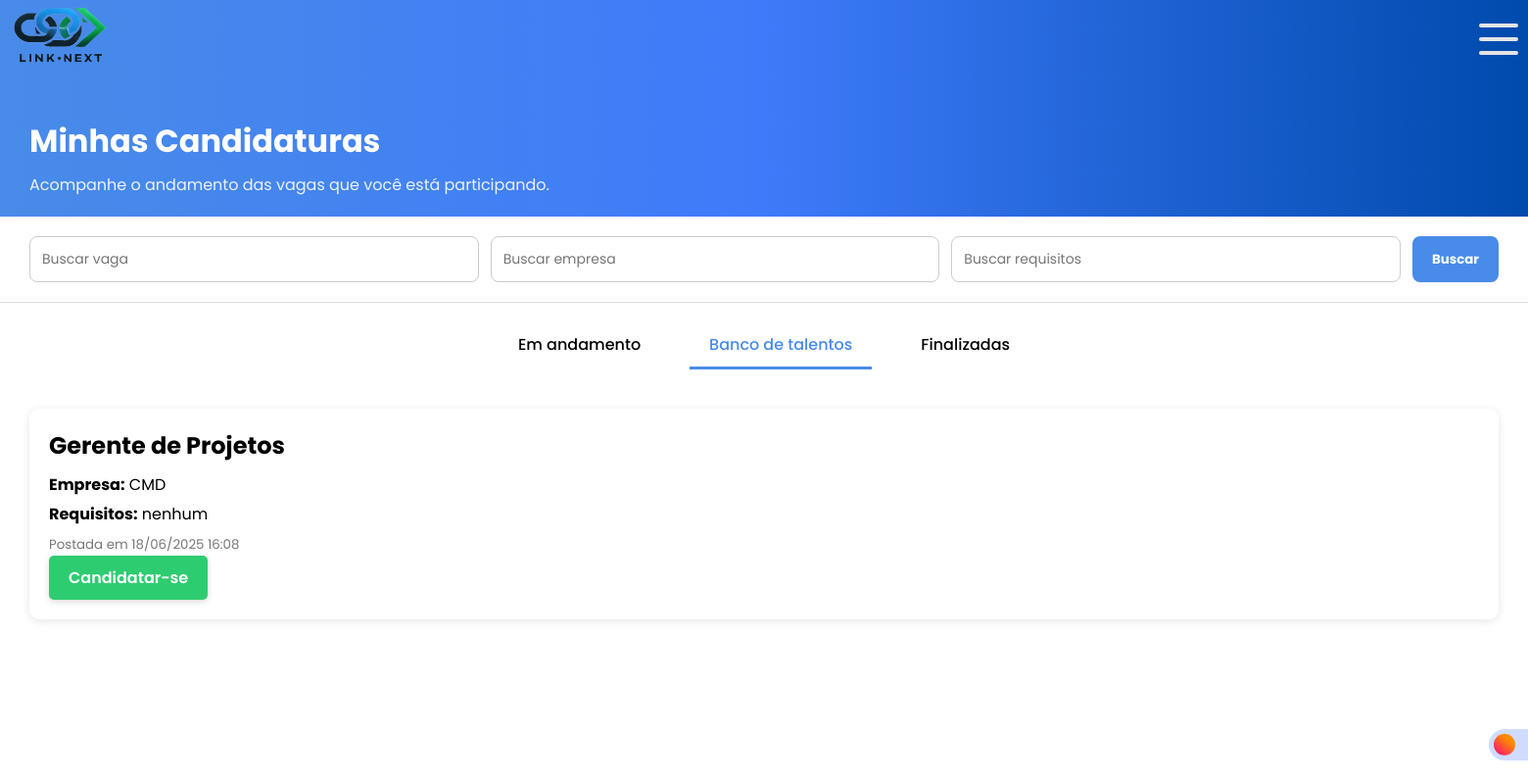
/candidato/minhas_candidaturas.php (signed in), run on the app's committed database.
### tables this page shows
CREATE TABLE `vagas` (
  `id` int(11) NOT NULL,
  `empresa_id` int(11) NOT NULL,
  `descricao` text NOT NULL,
  `requisitos` text DEFAULT NULL,
  `data_postagem` timestamp NOT NULL DEFAULT current_timestamp()
);

CREATE TABLE `empresas` (
  `id` int(11) NOT NULL,
  `nome_empresa` varchar(255) NOT NULL,
  `email_empresa` varchar(255) NOT NULL,
  `cnpj_empresa` varchar(18) NOT NULL,
  `endereco_empresa` text NOT NULL,
  `telefone_empresa` varchar(15) NOT NULL,
  `area_atuacao` varchar(100) NOT NULL,
  `senha_empresa` varchar(255) NOT NULL,
  `created_at` timestamp NOT NULL DEFAULT current_timestamp(),
  `tipo_usuario` enum('candidato','empresa') NOT NULL DEFAULT 'empresa',
  `google_id` varchar(255) DEFAULT NULL
);

### candidato/minhas_candidaturas.php (the view, shortened to what this page needs)
<?php
require '../conexao.php';
$usuarioId = $_SESSION['usuario']['id'];
$aba       = $_GET['aba'] ?? 'banco';
$descricao  = $_GET['descricao']  ?? '';
$empresa    = $_GET['empresa']    ?? '';
$requisitos = $_GET['requisitos'] ?? '';
$where  = [];
$params = [];
$clause = $where ? ' AND '.implode(' AND ', $where) : '';
$sqlB = "
    SELECT
      v.id,
      v.descricao,
      v.requisitos,
      v.data_postagem,
      e.nome_empresa
    FROM vagas v
    JOIN empresas e ON v.empresa_id = e.id
   WHERE NOT EXISTS (
           SELECT 1
             FROM candidato_vaga cv
            WHERE cv.vaga_id      = v.id
              AND cv.candidato_id = :usuario_id
              AND cv.status IN ('em_andamento','finalizada')
         )
     $clause
ORDER BY v.data_postagem DESC
";
$stmtBanco = $pdo->prepare($sqlB);
$stmtBanco->execute(array_merge(['usuario_id' => $usuarioId], $params));
$vagasBancoTalentos = $stmtBanco->fetchAll(PDO::FETCH_ASSOC);
switch ($aba) {
    case 'banco':
    default:            $vagas = $vagasBancoTalentos; break;
}
?>
<!DOCTYPE html>
<html lang="pt-BR">
<head>
  <link rel="stylesheet" href="/projeto_rh/css/minhascandidaturas.css">
</head>
<body>
  <label class="switch">
    <span class="slider"></span>
</label>
  <header>
    <div class="logo">
    <img src="/Projeto_RH/html/Assets/IMG/Link_Next_Logo_sem_fundo.png" alt="">
    </div>
  <div class="resp-but">
      <label for="checkbox" class="toggle">
        <div class="bars" id="bar1"></div>
        <div class="bars" id="bar2"></div>
        <div class="bars" id="bar3"></div>
      </label>
    </div>
  </header>
  <section class="hero">
    <h1>Minhas Candidaturas</h1>
    <p>Acompanhe o andamento das vagas que você está participando.</p>
  </section>
  <form method="GET" class="search-section">
    <input name="descricao"  placeholder="Buscar vaga"    value="<?=htmlspecialchars($descricao)?>">
    <input name="empresa"    placeholder="Buscar empresa"  value="<?=htmlspecialchars($empresa)?>">
    <input name="requisitos" placeholder="Buscar requisitos" value="<?=htmlspecialchars($requisitos)?>">
    <button type="submit">Buscar</button>
  </form>
  <div class="tabs">
    <div class="<?=$aba==='andamento'?'active':''?>"    onclick="mudarAba('andamento')">Em andamento</div>
    <div class="<?=$aba==='banco'?'active':''?>"         onclick="mudarAba('banco')">Banco de talentos</div>
    <div class="<?=$aba==='finalizadas'?'active':''?>"   onclick="mudarAba('finalizadas')">Finalizadas</div>
  </div>
  <?php if(count($vagas)>0): ?>
    <?php foreach($vagas as $vaga): ?>
      <div class="vaga">
        <h2><?=htmlspecialchars($vaga['descricao'])?></h2>
        <p><strong>Empresa:</strong> <?=htmlspecialchars($vaga['nome_empresa'])?></p>
        <p><strong>Requisitos:</strong> <?=htmlspecialchars($vaga['requisitos'])?></p>
        <small>Postada em <?=date('d/m/Y H:i',strtotime($vaga['data_postagem']))?></small>
        <?php if($aba==='banco'): ?>
  <form method="POST">
    <button name="candidatar">Candidatar-se</button>
  </form>
<?php endif; ?>
      </div>
    <?php endforeach; ?>
  <?php else: ?>
    <div class="empty-state">
      <p>Nenhuma vaga encontrada nesta aba.</p>
    </div>
  <?php endif; ?>
</body>
</html>

### css/minhascandidaturas.css (style rules this page uses)
* { margin: 0; padding: 0; box-sizing: border-box; font-family: "Poppins", sans-serif; }
header { background: linear-gradient(90deg, #488BE8 0%, #3e7bfa 50%, #004aad 100%); width: 100%; height: 80px; display: flex; }
.resp-but { margin-top: 20px; margin-left: 1400px; }
.logo img { height: 70px; width: 100px; margin-left: 10px; }
.toggle { position: relative; width: 40px; height: 40px; cursor: pointer; display: flex; flex-direction: column; align-items: center; justify-content: center; gap: 10px; transition-duration: .3s; }
.bars { width: 100%; height: 4px; background-color: #e4e4e4; border-radius: 5px; transition-duration: .3s; }
.hero { padding: 40px 30px 20px; background: linear-gradient(90deg, #488BE8 0%, #3e7bfa 50%, #004aad 100%); color: white; }
.hero h1 { margin: 0; font-size: 32px; }
.hero p { margin-top: 8px; font-size: 16px; opacity: 0.9; }
.search-section { background-color: white; padding: 20px 30px; display: flex; gap: 12px; border-bottom: 1px solid #ddd; }
.search-section input { padding: 12px; border: 1px solid #ccc; border-radius: 8px; font-size: 14px; flex: 1; }
.search-section button { background-color:#488BE8 ; color: white; padding: 12px 20px; border: none; border-radius: 8px; font-weight: bold; cursor: pointer; transition: .2s all ease-in-out; }
.tabs { display: flex; justify-content: center; gap: 30px; padding: 20px; background: #fff; }
.tabs div { padding: 10px 20px; cursor: pointer; font-weight: 500; border-bottom: 3px solid transparent; }
.tabs .active { border-color: #488BE8; color: #488BE8; }
.vaga { background-color: #fff; margin: 20px 30px; padding: 20px; border-radius: 10px; box-shadow: 0 2px 10px rgba(0,0,0,0.1); }
.vaga h2 { margin: 0 0 10px; }
.vaga p { margin: 5px 0; }
.vaga small { color: #777; }

### candidato/minhas_candidaturas.php (style rules this page uses)
.switch { display: block; --width-of-switch: 3.5em; --height-of-switch: 2em; --size-of-icon: 1.4em; --slider-offset: 0.3em; position: fixed; top: 93vh; left: 190vh; z-index: 9999999; width: var(--width-of-switch); height: var(--height-of-switch); }
.slider { position: absolute; cursor: pointer; top: 0; left: 0; right: 0; bottom: 0; background-color: #cfdcff; transition: .4s; border-radius: 30px; }
.slider:before { position: absolute; content: ""; height: var(--size-of-icon,1.4em); width: var(--size-of-icon,1.4em); border-radius: 20px; left: var(--slider-offset,0.3em); top: 50%; transform: translateY(-50%); background: linear-gradient(40deg,#ff0080,#ff8c00 70%); ; transition: .4s; }
.hero h1 { margin: 0; font-size: 32px; }
.hero p { margin-top: 8px; font-size: 16px; opacity: 0.9; }
.search-section { background-color: white; padding: 20px 30px; display: flex; gap: 12px; border-bottom: 1px solid #ddd; }
.search-section input { padding: 12px; border: 1px solid #ccc; border-radius: 8px; font-size: 14px; flex: 1; }
button[name="candidatar"] { background-color: #2ecc71; color: #fff; padding: 10px 20px; border: none; border-radius: 5px; font-size: 1rem; font-weight: 600; cursor: pointer; box-shadow: 0 2px 6px rgba(0,0,0,0.15); transition: .3s all ease-in-out; }
.tabs { display: flex; justify-content: center; gap: 30px; padding: 20px; background: #fff; }
.tabs div { padding: 10px 20px; cursor: pointer; font-weight: 500; border-bottom: 3px solid transparent; }
.vaga { background-color: #fff; margin: 20px 30px; padding: 20px; border-radius: 10px; box-shadow: 0 2px 10px rgba(0,0,0,0.1); }
.vaga h2 { margin: 0 0 10px; }
.vaga p { margin: 5px 0; }
.vaga small { color: #777; }

### data on the page
vagas: descricao "Gerente de Projetos", empresa.nome_empresa "CMD", requisitos "nenhum", data_postagem "18/06/2025 16:08"
